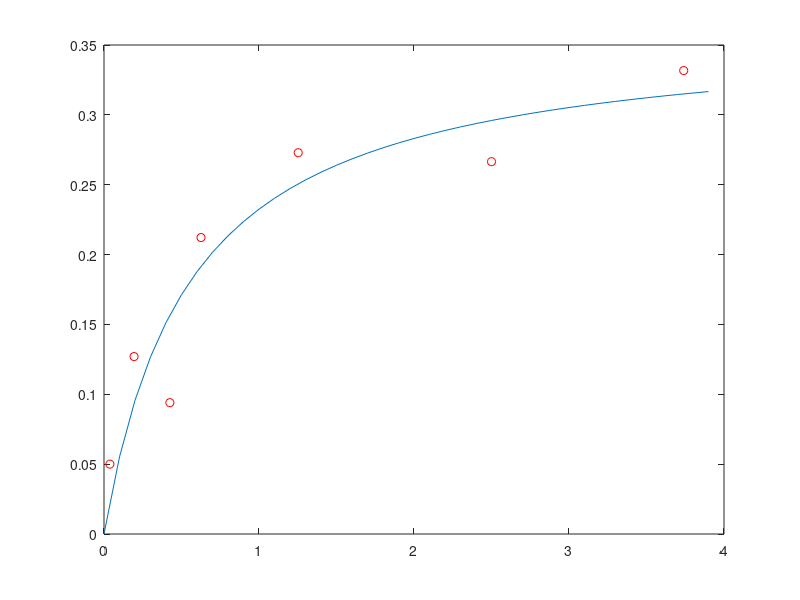

The MATLAB script that drew this image:
% Gauss-Newton for nonlinear inverse problem
f=inline('beta1*x/(beta2+x)','beta1','beta2','x');% f(x; beta)
f1=inline('x/(beta2+x)','beta1','beta2','x');% 1st term of Jacobian
f2=inline('-beta1*x/(beta2+x)^2','beta1','beta2','x');% 2nd term of J
% measured data
X = [0.038   0.194  0.425   0.626   1.253   2.500   3.740];
Y = [0.05    0.127  0.094   0.2122  0.2729  0.2665  0.3317];
% initial guess
beta10 = 0.9; beta20 = 0.2;
% setup
m  = length(X);
rk = zeros(m, 1);
Jk = zeros(m, 2);
v  = [beta10, beta20]';
for k=0:5 % iterations
   for i=1:length(X)
     rk(i)    = Y(i) - f (beta10, beta20, X(i));
     Jk(i, 1) =       -f1(beta10, beta20, X(i));
     Jk(i, 2) =       -f2(beta10, beta20, X(i));
   end
  fprintf('%d %0.4g %0.4g %0.4g\n', k, v(1), v(2), norm(rk));
  v = v - (Jk'*Jk) \ (Jk'*rk); % solve G-N equation
  beta10 = v(1);
  beta20 = v(2);
end
% plot the results
h=0.1;
xs = 0; xl = max(X)+0.2;
Xe = xs:h:xl;
Ye = 0*Xe;
for i=1:length(Xe)
   Ye(i) = f(beta10, beta20, Xe(i));
end
plot(X,Y,'ro',Xe,Ye);